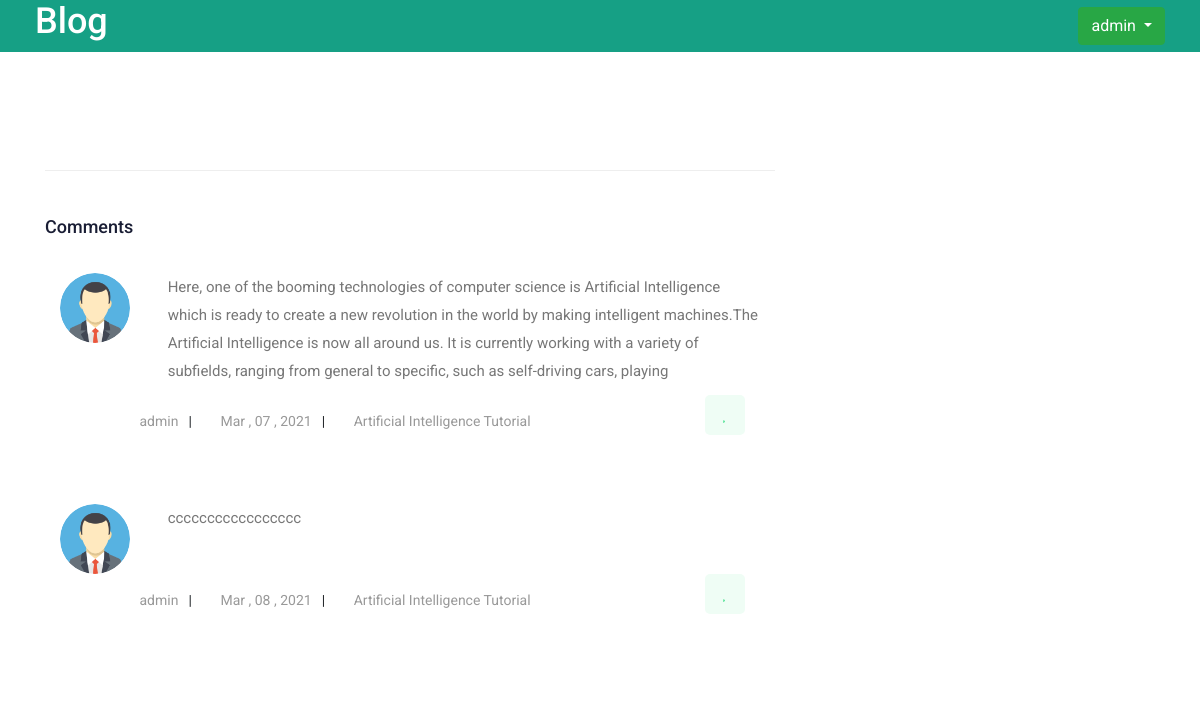
/favorite-comments/ (signed in), run on an earlier commit of the app's database.
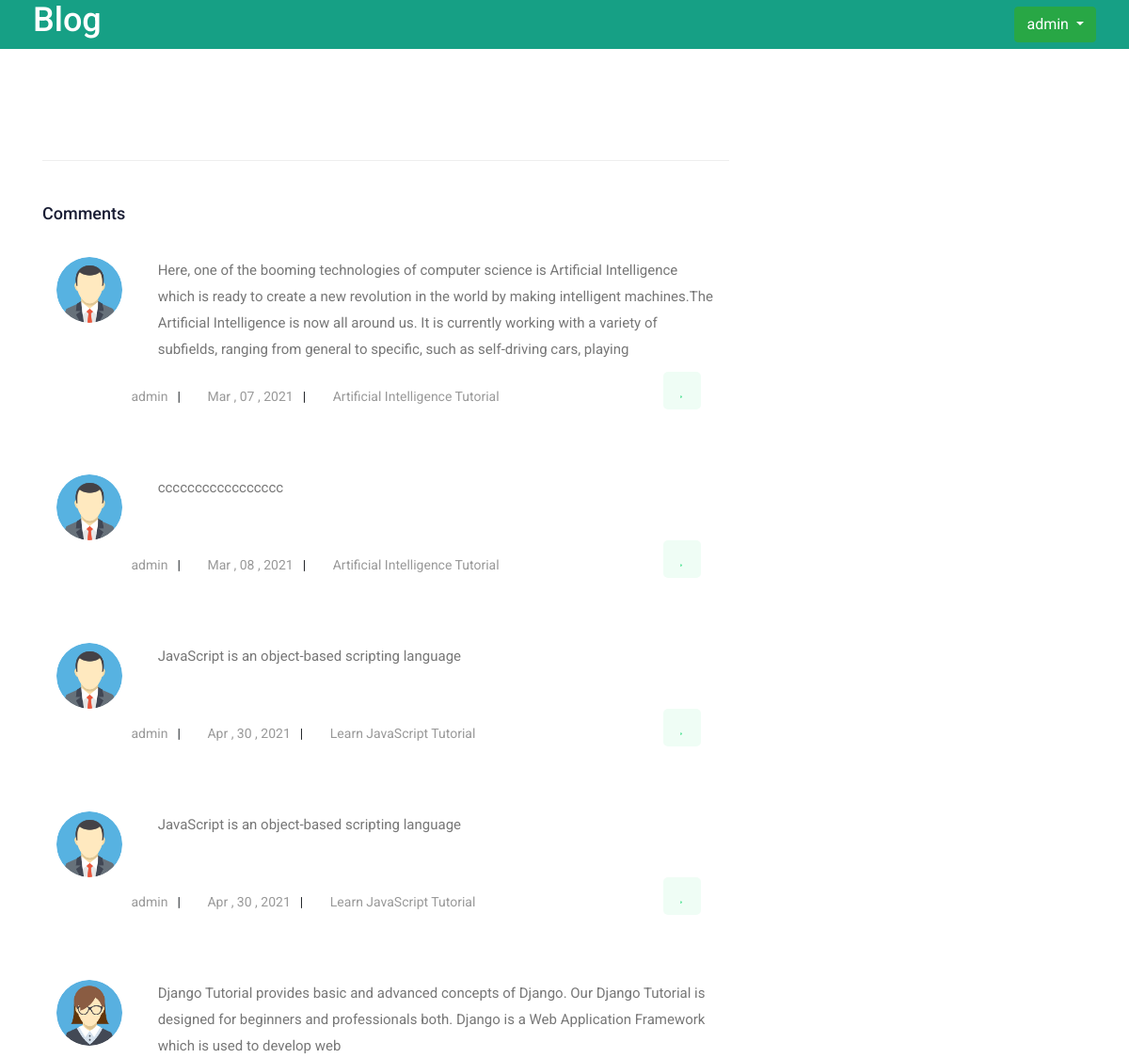
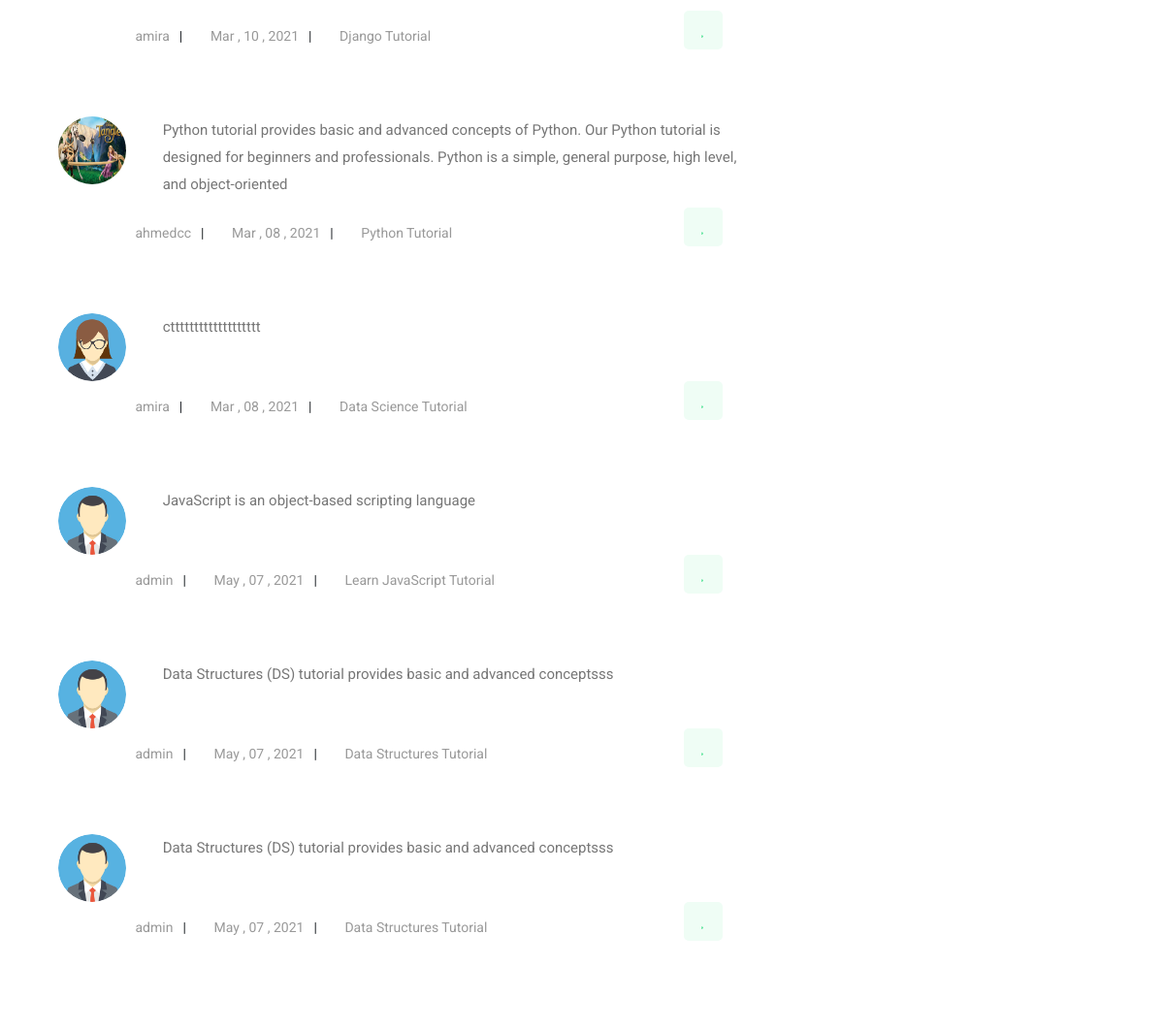
And on a later commit of the database (2 pictures, top to bottom).
### core/models.py (models this page shows, shortened)
class Comment(models.Model):
    comment = models.TextField(null=True)
    post = models.ForeignKey(
        Post, related_name='comments', on_delete=models.CASCADE)
    commenter = models.ForeignKey(
        User, related_name='comments', on_delete=models.CASCADE)
    like = models.ManyToManyField(User, related_name='favourite', blank=True)
    create_at = models.DateTimeField(auto_now_add=True)
    active = models.BooleanField(default=False)

class Post(models.Model):
    title = models.CharField(max_length=50, unique=True)
    category = models.ForeignKey(
        Category, default=get_category, related_name="categoryPost", on_delete=models.CASCADE)
    message = models.TextField()
    image = models.ImageField(
        upload_to='images/', default='images/404.png', blank=True, null=True)
    slug = models.SlugField(blank=True, null=True,
                            unique=True, allow_unicode=True)
    create_at = models.DateTimeField(auto_now_add=True)
    create_by = models.ForeignKey(
        User, related_name='posts', on_delete=models.CASCADE)
    tags = TaggableManager()

### accounts/models.py (models this page shows, shortened)
class UserProfile(models.Model):
    user = models.OneToOneField(
        User, related_name="profiles", on_delete=models.CASCADE)
    city = models.CharField(blank=True, max_length=20)
    country = models.CharField(blank=True, max_length=50)
    image = models.ImageField(
        blank=True, upload_to='users/', default='users/avatar.png')

### core/views.py (the view)
# urls.py: path('favorite-comments/', views.favorite, name='favorite_comments'),
@ login_required(login_url='/login')  # Check login
def favorite(request):
    comments_Favorite = Comment.objects.filter(like=request.user)
    return render(request, 'core/Favorite.html', {'comments': comments_Favorite})

### templates/core/Favorite.html
{% extends 'base/base.html' %}
{% load static %}
  {% block content %}
    <section class="blog_area single-post-area section-padding">
        <div class="container">
           <div class="row">
              <div class="col-lg-8 posts-list">
                 <div class="comments-area">
                    <h4>{{post.comments.count}} Comments</h4>
                    {% for comment in comments  %}
                    <div class="comment-list">
                       <div class="single-comment justify-content-between d-flex">
                           <div class="container-fluid">
                               <div class="row">
                                   <div class="col-md-2" style="padding-right: 1px;">
                                    <div class="thumb" style="margin-right: 1px;">
                                        <img src="{{comment.commenter.profiles.image.url}}"  style="height: 70px;" class="img-responsive" alt="">
                                     </div>
                                   </div>
                                   <div class="col-md-10" style="padding-left: 1px;">
                                    <div class="desc">
                                        <p class="comment" style="word-break:break-word;">
                                            {{comment.comment}}
                                        </p>
                                     </div>
                                   </div>
                               </div>
                               <div class="row">
                                 <div class="col"></div>
                                    <div class="col-md-8 ">
                                        <ul class="blog-info-link mt-3 mb-4 ">
                                            <li><a href=""><i class="fa fa-user"></i> {{comment.commenter}}</a></li>
                                            <li><a href=""><i class="fa fa-calendar"></i> {{comment.create_at|date:"M , d , Y"}}</a></li>
                                            <li><a href="{% url 'post_detail' comment.post.category.slug  comment.post.slug %}"><i class="fa fa-tasks"></i> {{comment.post.title}}</a></li>
                                         </ul>
                                    </div>
                                  <div class="jobs_right col-md-3">
                                          {%if user not in comment.like.all%}
                                          <div class="apply_now">
                                            <a  class="heart_mark" style="float: right;"  href="{% url 'addlike' comment.post.id comment.id %}"> <i class="ti-heart"></i> </a>
                                            </div>
                                          {%else%}
                                          <div class="apply_now">
                                            <a  class="heart_mark" style="float: right;"  href="{% url 'addlike' comment.post.id comment.id %}"> <i class="fa fa-heart" aria-hidden="true"></i></a>
                                            </div>
                                          {%endif%}
                                 </div>
                               </div>
                           </div>
                       </div>
                    </div>
                    {% endfor %}
                 </div>
              </div>
              <div class="col-lg-4">
              </div>
           </div>
        </div>
     </section>
  {% endblock content %}

### templates/base/base.html (shortened to what this page needs)
<!DOCTYPE html>
<html class="no-js" lang="zxx">
  {% load static %}
  <head>
    <link rel="stylesheet" href="{% static 'css/bootstrap.min.css' %}" />
    <link rel="stylesheet" href="{% static 'css/owl.carousel.min.css' %}" />
    <link rel="stylesheet" href="{% static 'css/magnific-popup.css' %}" />
    <link rel="stylesheet" href="{% static 'css/font-awesome.min.css' %}" />
    <link rel="stylesheet" href="{% static 'css/themify-icons.css' %}" />
    <link rel="stylesheet" href="{% static 'css/nice-select.css' %}" />
    <link rel="stylesheet" href="{% static 'css/flaticon.css' %}" />
    <link rel="stylesheet" href="{% static 'css/gijgo.css' %}" />
    <link rel="stylesheet" href="{% static 'css/animate.min.css' %}" />
    <link rel="stylesheet" href="{% static 'css/slicknav.css' %}" />
    <link rel="stylesheet" href="{% static 'css/style.css' %}" />
  </head>
  <body>
    {% include 'includes/header.html'%}
    {% block content %} {% endblock content %}
  </body>
</html>

### templates/includes/header.html (shortened to what this page needs)
{% load static %}
<header>
    <div class="header-area ">
        <div id="sticky-header" class="main-header-area" style="background-color: #16a085;">
            <div class="container-fluid ">
                <div class="header_bottom_border">
                    <div class="row align-items-center">
                        <div class="col-xl-3 col-lg-2">
                            <div class="logo">
                                <a href="{% url 'home' %}">
                             <h1 style="color:#fff;">Blog</h1>
                                </a>
                            </div>
                        </div>
                        <div class="col-xl-6 col-lg-7">
                        </div>
                        <div class="col-xl-3 col-lg-3  d-lg-block">
                            {% if user.is_authenticated%}
                            <div class="Appointment">
                                <div class="btn-group">
                                    <button type="button" class="btn btn-success dropdown-toggle" data-toggle="dropdown" aria-haspopup="true" aria-expanded="false">
                                      {{user}}
                                    </button>
                                  </div>
                            </div>
                            {% endif %}
                        </div>
                        <div class="col-12">
                        </div>
                    </div>
                </div>
            </div>
        </div>
    </div>
</header>

### templates/includes/slider_area.html (shortened to what this page needs)
{% load static %}

What changed in the data, as far as the page shows it:
now on this page (row unchanged): Comment: commenter.profiles.image (picture), comment "JavaScript is an object-based scripting language", commenter "admin", create_at "Apr , 30 , 2021", post "Learn JavaScript Tutorial"
now on this page (row unchanged): Comment: commenter.profiles.image (picture), comment "JavaScript is an object-based scripting language", commenter "admin", create_at "Apr , 30 , 2021", post "Learn JavaScript Tutorial"
now on this page (row unchanged): Comment: commenter.profiles.image (picture), comment "Django Tutorial provides basic and advanced concepts of Django. Our Django Tutorial is designed for beginners and professionals both. Django is a Web Application Framework which is used to develop web", commenter "amira", create_at "Mar , 10 , 2021", post "Django Tutorial"
now on this page (row unchanged): Comment: commenter.profiles.image (picture), comment "Python tutorial provides basic and advanced concepts of Python. Our Python tutorial is designed for beginners and professionals. Python is a simple, general purpose, high level, and object-oriented", commenter "ahmedcc", create_at "Mar , 08 , 2021", post "Python Tutorial"
now on this page (row unchanged): Comment: commenter.profiles.image (picture), comment "cttttttttttttttttttt", commenter "amira", create_at "Mar , 08 , 2021", post "Data Science Tutorial"
added Comment: commenter.profiles.image (picture), comment "JavaScript is an object-based scripting language", commenter "admin", create_at "May , 07 , 2021", post "Learn JavaScript Tutorial"
added Comment: commenter.profiles.image (picture), comment "Data Structures (DS) tutorial provides basic and advanced conceptsss", commenter "admin", create_at "May , 07 , 2021", post "Data Structures Tutorial"
added Comment: commenter.profiles.image (picture), comment "Data Structures (DS) tutorial provides basic and advanced conceptsss", commenter "admin", create_at "May , 07 , 2021", post "Data Structures Tutorial"
